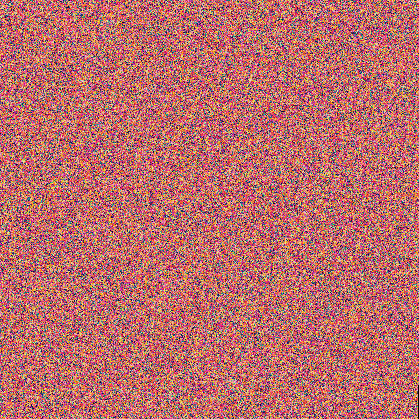

Generate this figure with Python:
from PIL import Image
from PIL import ImageDraw
import math
def pixeltohexvalue(px_tuple):
    out = 0
    out += px_tuple[2]
    out += px_tuple[1] * 16 ** 2
    out += px_tuple[0] * 16 ** 4
    return hex(out)

def generate_file(outset: set, file_type: str = "txt"):

    if file_type.lower() == "txt":
        converted_outset = set()
        print("Generating txt file...")
        for item in outset:
            converted_outset.add(pixeltohexvalue(item))
        delete_list = ("0x", "'", ",", "{", "}")
        with open("output.txt", "w") as outfile:
            outfile.write(str(converted_outset))
        with open("output.txt", "r") as outfile:
            data = outfile.read()
            for item in delete_list:
                data = data.replace(item, "")
        with open("output.txt", "w") as outfile:
            outfile.write(data)


    elif file_type.lower() == "png":
        print("Generating png file...")
        pic = Image.new(mode = "RGB", size = (math.isqrt(len(outset)) + 1, math.isqrt(len(outset)) + 1))
        painter = ImageDraw.Draw(pic)
        outlist = list(outset)

        i = 0
        for x in range(pic.size[0]):
            for y in range(pic.size[1]):
                if i < len(outset):
                    painter.point((x,y), outlist[i])
                    i += 1
                else:
                    break
        pic.save("output.png", "PNG")

    else:
        print("invalid file type. file will not generate.")
